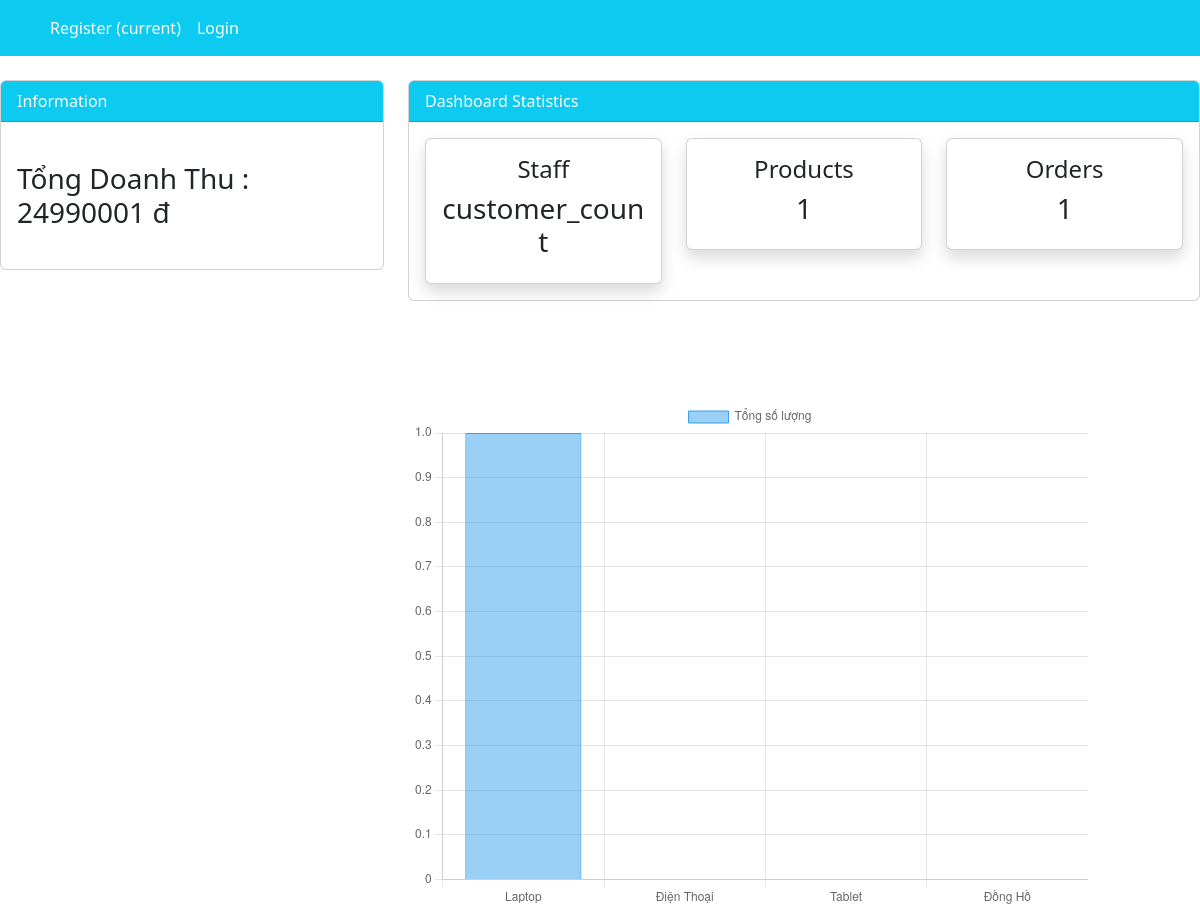
The page /manager/revenue_chart/ on the database as committed earlier.
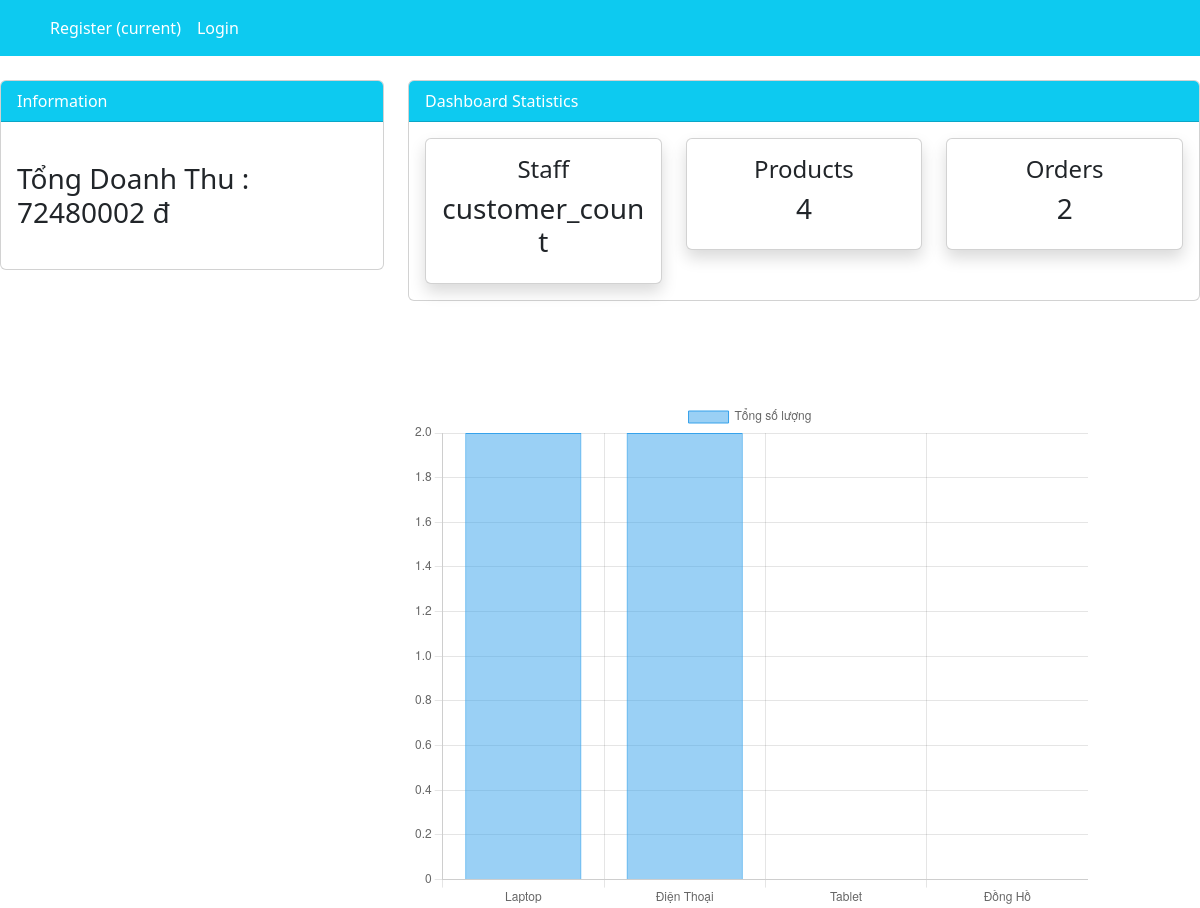
The same page on the database as committed later.
### manager/models.py (models this page shows, shortened)
class TotalRevenue(models.Model):
    order_number = models.IntegerField(null=True,default=0)
    total = models.IntegerField(null=True, default=0)

### manager/views.py (the view)
# urls.py: path('revenue_chart/', revenue_static , name="revenue"),
def revenue_static(request):
    count_i = CountItems.objects.all()
    total = TotalRevenue.objects.all()
    money = count_i[0].laptop + count_i[0].phone + count_i[0].tablet + count_i[0].watch
    context = {
                'countItems': count_i[0],
                'total': total[0],
                'products':money,
            }
    return render(request, 'manager/revenue-static.html', context)

### templates/manager/revenue-static.html (shortened to what this page needs)
{% load static %}
<!DOCTYPE html>
<html lang="en">
<head>
	<link href="{% static 'css/styles.css' %}" rel="stylesheet" />
</head>
<body>
    {% include 'base/navbar-manager.html' %}
    {% include 'manager/topbar.html' %}
    <div class="container-sm" style="width: 700px; height: 300px; margin-top: 100px; margin-right: 100px;">
    <div>
        <canvas id="myChart" width="400" height="300"></canvas>
      </div>
      <script>
        const ctx = document.getElementById('myChart');
        new Chart(ctx, {
          type: 'bar',
          data: {
            labels: ['Laptop', 'Điện Thoại', 'Tablet', 'Đồng Hồ'],
            datasets: [{
              label: 'Tổng số lượng',
              data: [{{countItems.laptop}},{{countItems.phone}},{{countItems.tablet}},{{countItems.watch}}],
              borderWidth: 1
            }]
          },
          options: {
            scales: {
              y: {
                beginAtZero: true
              }
            }
          }
        });
      </script>
    </div>
</body>
</html>

### templates/manager/topbar.html (shortened to what this page needs)
{% load static %}
<div class="row">
    <div class="col-md-4 mt-4">
        <div class="card">
            <div class="card-header bg-info text-white">
                Information
            </div>
            <div class="card-body">
                <marquee behavior="" direction="">
                    <h3 class="my-4">Tổng Doanh Thu : {{total.total}} đ</h3>
                </marquee>
            </div>
        </div>
    </div>
    <div class="col-md-8 mt-4">
        <div class="card">
            <div class="card-header bg-info text-white">
                Dashboard Statistics
            </div>
            <div class="card-body">
                <div class="row">
                    <div class="col-md-4">
                        <a class="text-decoration-none text-dark" href="">
                            <div class="card my-card shadow">
                                <div class="card-body text-center">
                                    <h4>Staff </h4>
                                    <h3>customer_count</h3>
                                </div>
                            </div>
                        </a>
                    </div>
                    <div class="col-md-4">
                        <a class="text-decoration-none text-dark" href="">
                            <div class="card my-card shadow">
                                <div class="card-body text-center">
                                    <h4>Products </h4>
                                    <h3>{{products}}</h3>
                                </div>
                            </div>
                        </a>
                    </div>
                    <div class="col-md-4">
                        <a class="text-decoration-none text-dark" href="">
                            <div class="card my-card shadow">
                                <div class="card-body text-center">
                                    <h4>Orders </h4>
                                    <h3>{{total.order_number}}</h3>
                                </div>
                            </div>
                        </a>
                    </div>
                </div>
            </div>
        </div>
    </div>
</div>

Rows that differ between the two databases and show on the page:
changed TotalRevenue: total "24990001" → "72480002"; order_number "1" → "2"
Other text that changed with them:
{{ products }}: "1" → "4"
chart data {{ countItems.laptop }}: 1 → 2
chart data {{ countItems.phone }}: 0 → 2
